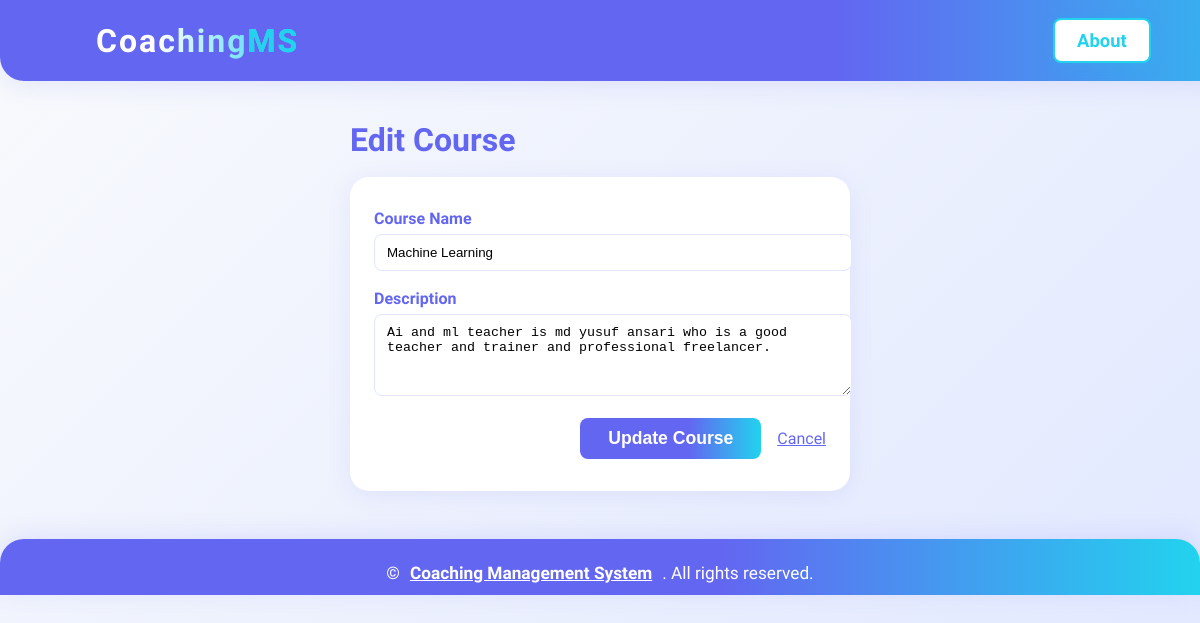
The app's page /courses/edit/1/ with its own data.
### coaching/models.py (models this page shows, shortened)
class Course(models.Model):
    name = models.CharField(max_length=100)
    description = models.TextField()
    start_date = models.DateField()
    end_date = models.DateField()
    image = models.ImageField(upload_to='course_images/', blank=True, null=True)  # New field for course image

### coaching/views.py (the view, shortened to what this page needs)
# urls.py: path('courses/edit/<int:course_id>/', views.edit_course, name='edit_course'),
def edit_course(request, course_id):
    course = Course.objects.get(id=course_id)
    return render(request, 'coaching/edit_course.html', {'course': course})

### coaching/templates/coaching/edit_course.html (shortened to what this page needs)
{% extends 'coaching/base.html' %}
{% block content %}
<div class="container" style="max-width:500px;margin:40px auto 0 auto;">
    <h1 style="color:#6366f1;font-size:2em;font-weight:800;margin-bottom:18px;">Edit Course</h1>
    <form method="post" style="background:#fff;padding:32px 24px;border-radius:1.2rem;box-shadow:0 4px 24px rgba(99,102,241,0.10);">
        <div style="margin-bottom:18px;">
            <label for="name" style="font-weight:600;color:#6366f1;">Course Name</label>
            <input type="text" id="name" name="name" value="{{ course.name }}" required style="width:100%;padding:10px 12px;border-radius:8px;border:1px solid #e0e7ff;margin-top:6px;">
        </div>
        <div style="margin-bottom:18px;">
            <label for="description" style="font-weight:600;color:#6366f1;">Description</label>
            <textarea id="description" name="description" rows="4" style="width:100%;padding:10px 12px;border-radius:8px;border:1px solid #e0e7ff;margin-top:6px;">{{ course.description }}</textarea>
        </div>
        <div style="text-align:right;">
            <button type="submit" style="background:linear-gradient(90deg,#6366f1 60%,#22d3ee 100%);color:#fff;font-weight:700;padding:10px 28px;border:none;border-radius:8px;font-size:1.1em;cursor:pointer;">Update Course</button>
            <a href="{% url 'course_list' %}" style="margin-left:12px;color:#6366f1;text-decoration:underline;">Cancel</a>
        </div>
    </form>
</div>
{% endblock %}

### coaching/templates/coaching/base.html (style rules this page uses)
html, body { max-width: 100vw; overflow-x: hidden; }
body { font-family: 'Segoe UI', Tahoma, Geneva, Verdana, sans-serif; background: linear-gradient(135deg, #f8fafc 0%, #e0e7ff 100%); margin: 0; padding: 0; min-height: 100vh; }
body, .navbar, .footer, .card, .container { animation: fadeIn 0.7s cubic-bezier(.4,0,.2,1); }

### records on screen
Course: name "Machine Learning", description "Ai and ml teacher is md yusuf ansari who is a good teacher and trainer and professional freelancer."
